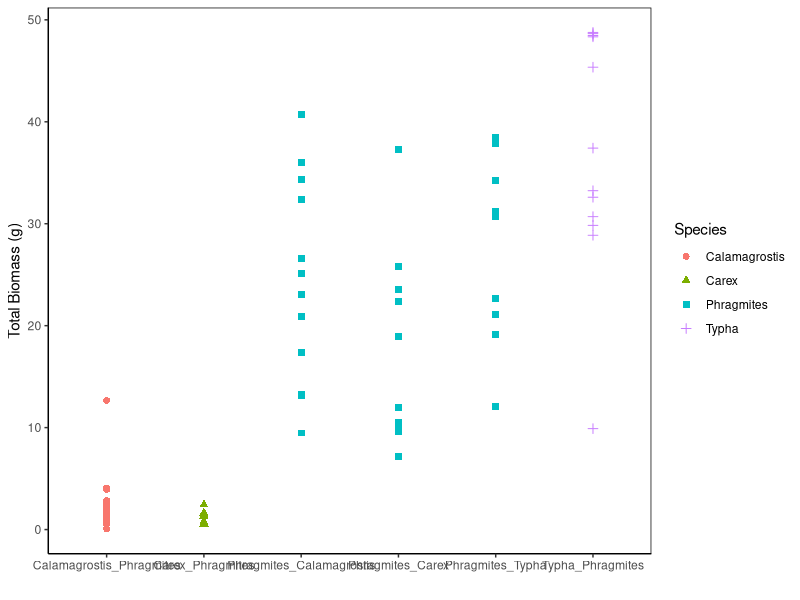
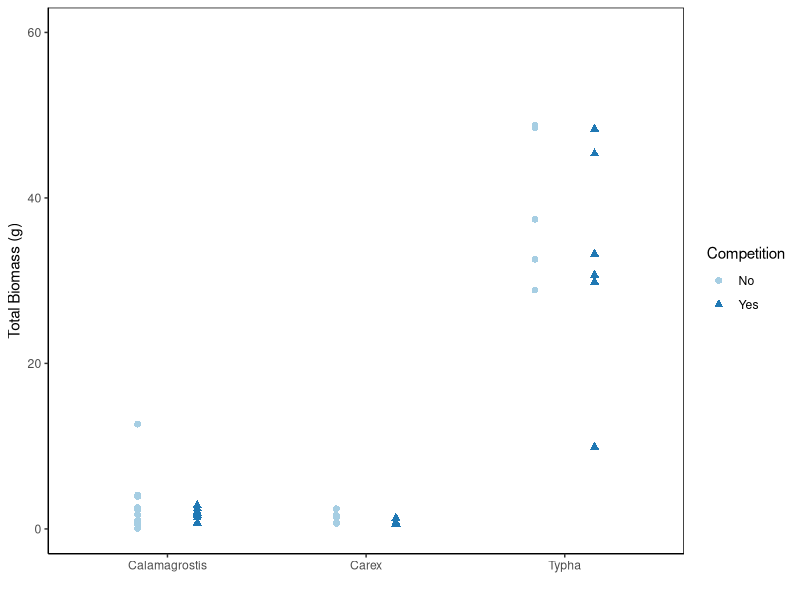
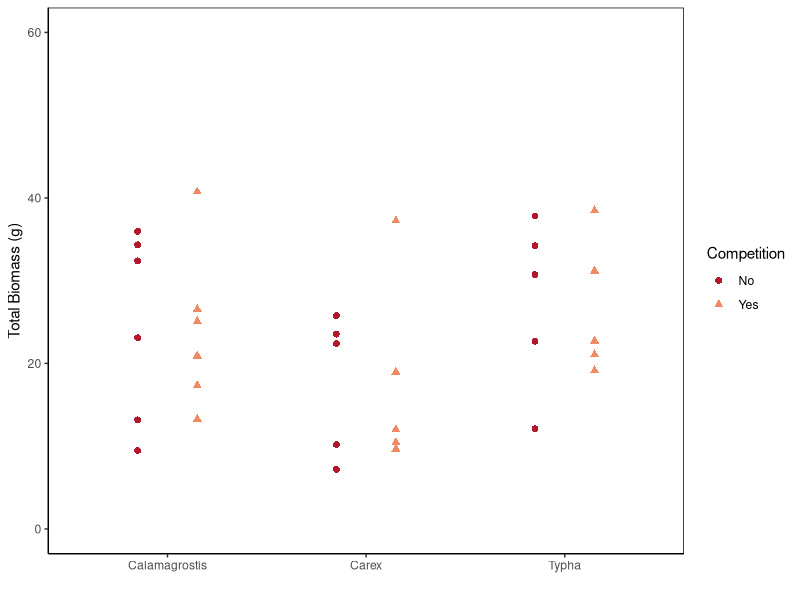
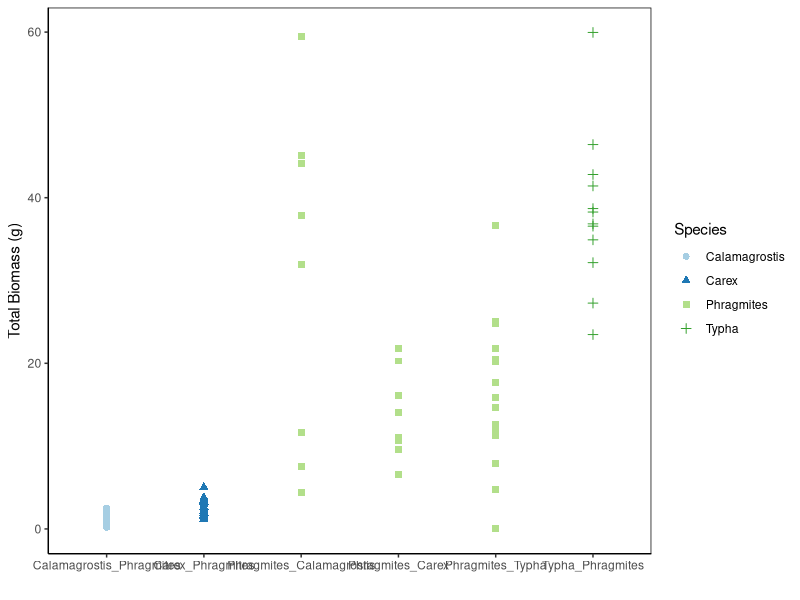
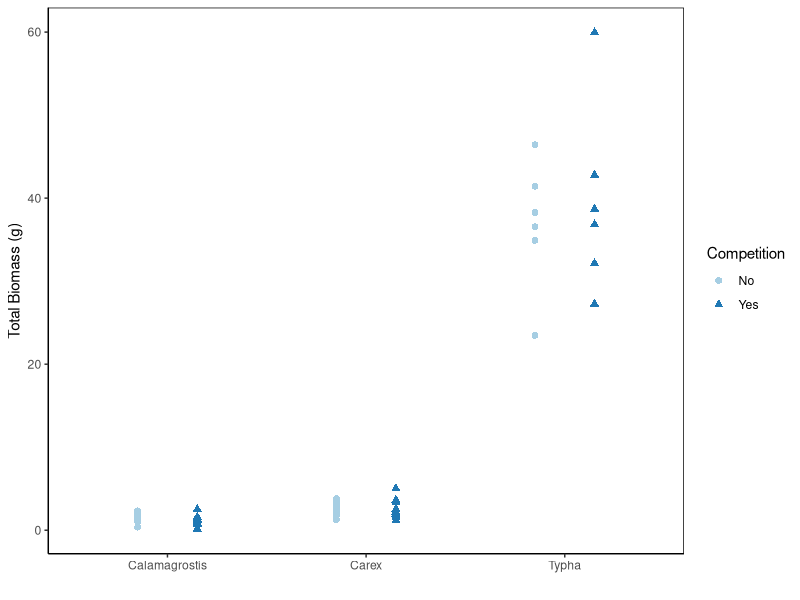
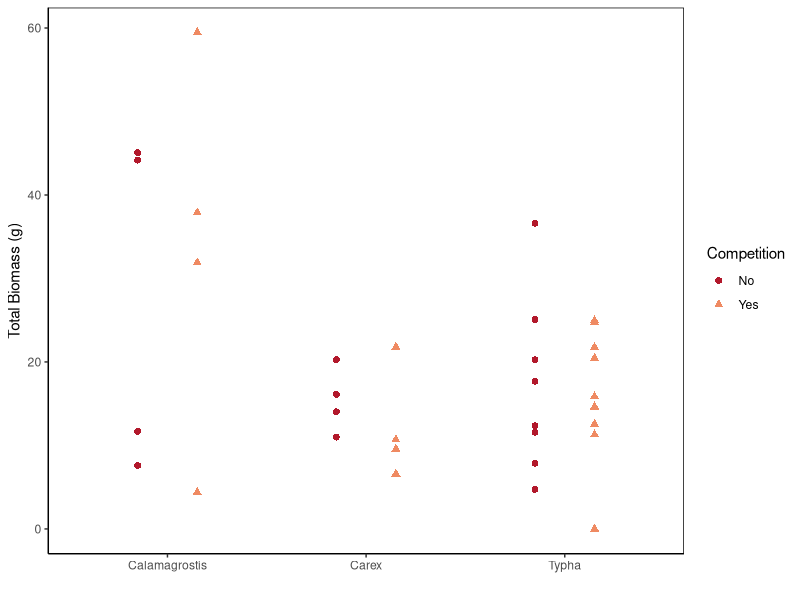
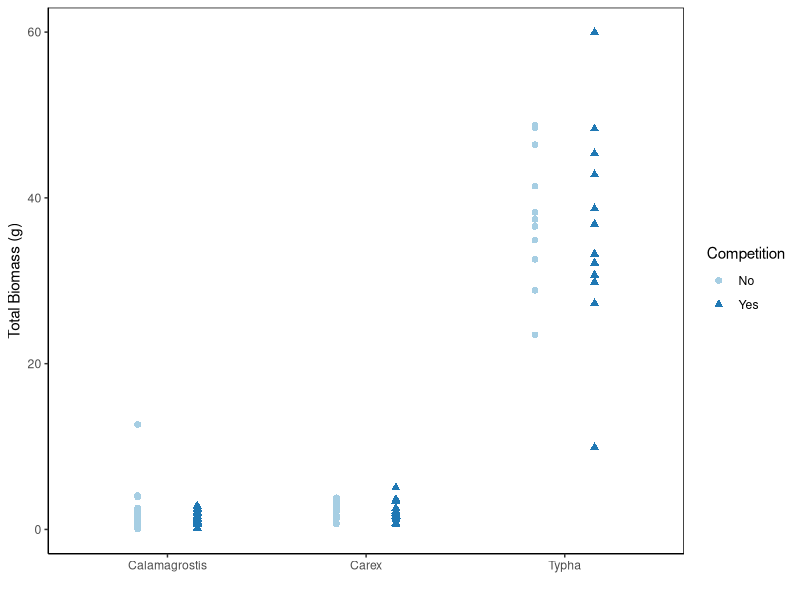
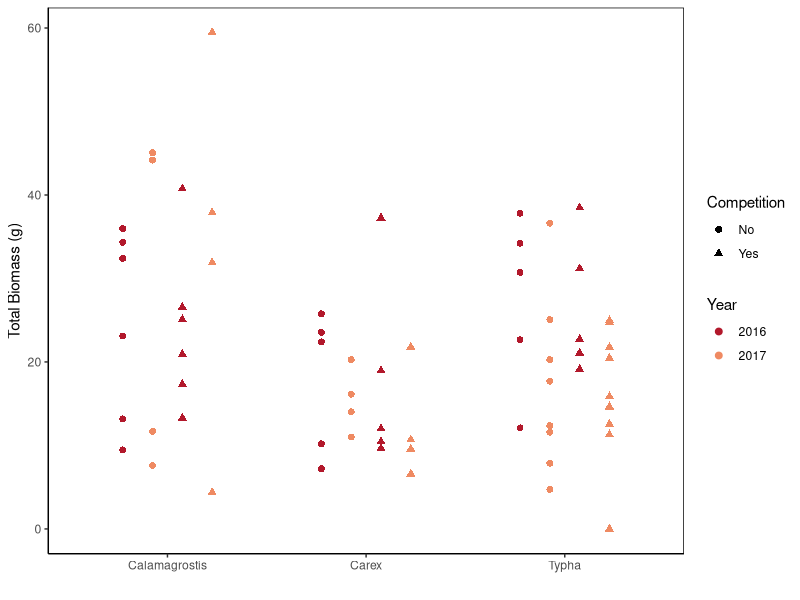

Reproduce these figures in R, in order.

library(tidyverse)
library(ggpubr)

weights16 <- read.csv("Data/weights_2016.csv")
weights16


weights16 <- weights16 %>% 
  unite("spp_n", Species:Neighbour, remove = FALSE)

weights16 <- rename(weights16, Competition = Treatment) # rename "treatment" to competition
weights16 <- rename(weights16, Neighbours = Neighbour)

weights16 %>% group_by(spp_n, Competition) %>% 
  summarise(Total.avg = mean(Total, na.rm = TRUE),
            Total.sd = sd(Total, na.rm = TRUE),
            n = n())

#spp_n                     Competition Total.avg Total.sd     n
#1 Calamagrostis_Phragmites No            2.97     3.67     10
#2 Calamagrostis_Phragmites Yes           1.73     0.856    10
#3 Carex_Phragmites         No            1.38     0.717     5
#4 Carex_Phragmites         Yes           0.764    0.322     5
#5 Phragmites_Calamagrostis No           24.7     11.4       6
#6 Phragmites_Calamagrostis Yes          24.0      9.56      6
#7 Phragmites_Carex         No           17.8      8.48      5
#8 Phragmites_Carex         Yes          17.7     11.5       5
#9 Phragmites_Typha         No           27.5     10.3       5
#10 Phragmites_Typha         Yes          26.5      8.12      5
#11 Typha_Phragmites         No           40.8      9.00      6
#12 Typha_Phragmites         Yes          32.9     13.7       6


weight2016 <- ggplot(weights16, aes(x = spp_n, y = Total, shape = Species, colour = Species)) +
  geom_point(position = position_dodge(0.6), size = 2) +
  theme_classic() +
  theme(panel.border = element_rect(fill = NA)) +
  labs(x = " ",
       y = "Total Biomass (g)") 

weight2016


# only resident species, with or without competition

unique(weights16$Species)

res16 <- weights16 %>% 
  filter(Species %in% c("Carex", "Calamagrostis","Typha"))
  
resident_2016 <- ggplot(res16, aes(x = Species, y = Total, shape = Competition, colour = Competition)) +
  geom_point(position = position_dodge(0.6), size = 2) +
  theme_classic() +
  theme(panel.border = element_rect(fill = NA)) +
  ylim(0, 60) +
  labs(x = " ",
       y = "Total Biomass (g)") +
  scale_colour_manual(values = c("#a6cee3", "#1f78b4"))

resident_2016

# only phragmites and pals

unique(weights16$Neighbour)

phragmites16 <- weights16 %>% 
  filter(Species %in% c("Phragmites"))

phrag_2016 <- ggplot(phragmites16, aes(x = Neighbours, y = Total, shape = Competition, colour = Competition)) +
  geom_point(position = position_dodge(0.6), size = 2) +
  theme_classic() +
  theme(panel.border = element_rect(fill = NA)) +
  ylim(0, 60) +
  labs(x = " ",
       y = "Total Biomass (g)") +
  scale_colour_manual(values = c("#b2182b", "#ef8a62"))

phrag_2016


### 2017 weights ####

weights17 <- read.csv("Data/weights_2017.csv")
weights17


weights17 <- weights17 %>% 
  unite("spp_n", Species:Neighbours, remove = FALSE)



weights17 %>% group_by(spp_n, Competition) %>% 
  summarise(Total.avg = mean(Total, na.rm = TRUE),
            Total.sd = sd(Total, na.rm = TRUE),
            n = n())

#spp_n                    Competition  Total.avg  Total.sd     n

#1 Calamagrostis_Phragmites No               1.64    0.635    12
#2 Calamagrostis_Phragmites Yes              1.24    0.595    12
#3 Carex_Phragmites         No               2.56    0.769    12
#4 Carex_Phragmites         Yes              2.51    1.13     12
#5 Phragmites_Calamagrostis No              27.1    20.3       4
#6 Phragmites_Calamagrostis Yes             33.4    22.7       4
#7 Phragmites_Carex         No              15.4     3.90      4
#8 Phragmites_Carex         Yes             12.2     6.64      4
#9 Phragmites_Typha         No              17.0    10.3      10
#10 Phragmites_Typha         Yes             16.1     7.48     10
#11 Typha_Phragmites         No              36.8     7.71      6
#12 Typha_Phragmites         Yes             39.6    11.3       6


weight2017 <- ggplot(weights17, aes(x = spp_n, y = Total, shape = Species, colour = Species)) +
  geom_point(position = position_dodge(0.6), size = 2) +
  theme_classic() +
  theme(panel.border = element_rect(fill = NA)) +
  labs(x = " ",
       y = "Total Biomass (g)") +
  scale_colour_manual(values = c("#a6cee3", "#1f78b4", "#b2df8a", "#33a02c"))

weight2017

## resident species 

res17 <- weights17 %>% 
  filter(Species %in% c("Carex", "Calamagrostis","Typha"))


resident_2017 <- ggplot(res17, aes(x = Species, y = Total, shape = Competition, colour = Competition)) +
  geom_point(position = position_dodge(0.6), size = 2) +
  theme_classic() +
  theme(panel.border = element_rect(fill = NA)) +
  labs(x = " ",
       y = "Total Biomass (g)") +
  scale_colour_manual(values = c("#a6cee3", "#1f78b4"))

resident_2017

# resident species both years
resident <- ggarrange(resident_2016, resident_2017,
          labels = c("Resident Species in 2016","Resident Species in 2017"),
          hjust = (-0.3),
          common.legend = TRUE,
          legend = "bottom")

# phragmites


phragmites17 <- weights17 %>% 
  filter(Species %in% c("Phragmites"))

phrag_2017 <- ggplot(phragmites17, aes(x = Neighbours, y = Total, shape = Competition, colour = Competition)) +
  geom_point(position = position_dodge(0.6), size = 2) +
  theme_classic() +
  theme(panel.border = element_rect(fill = NA)) +
  labs(x = " ",
       y = "Total Biomass (g)") +
  scale_colour_manual(values = c("#b2182b", "#ef8a62"))

phrag_2017

# phragmites both years
phragmites <- ggarrange(phrag_2016, phrag_2017,
          labels = c("Phragmites with resident competition in 2016","Phragmites with resident competition in 2017"),
          hjust = (-0.2),
          common.legend = TRUE,
          legend = "bottom")

total.biomass.1617 <- ggarrange(resident, phragmites,
          nrow = 2)

ggsave("Figures/Total_Biomass_2016_2017.jpeg", total.biomass.1617)

############## put it together ##########3

bothyears <- rbind(weights16, weights17)
bothyears$Year <- as.factor(bothyears$Year)

## resident species 
unique(bothyears$Species)

res.both <- bothyears %>% 
  filter(Species %in% c("Carex", "Calamagrostis","Typha"))


resident.bothyears <- ggplot(res.both, aes(x = Species, y = Total, shape = Competition, colour = Competition)) +
  geom_point(position = position_dodge(0.6), size = 2) +
  theme_classic() +
  theme(panel.border = element_rect(fill = NA)) +
  labs(x = " ",
       y = "Total Biomass (g)") +
  scale_colour_manual(values = c("#a6cee3", "#1f78b4"))

resident.bothyears


# just phragmites 

phrag.both <- bothyears %>% 
  filter(Species %in% c("Phragmites"))

phrag.bothyears <- ggplot(phrag.both, aes(x = Neighbours, y = Total, shape = Competition, colour = Year)) +
  geom_point(position = position_dodge(0.6), size = 2) +
  theme_classic() +
  theme(panel.border = element_rect(fill = NA)) +
  labs(x = " ",
       y = "Total Biomass (g)") +
  scale_colour_manual(values = c("#b2182b", "#ef8a62"))

phrag.bothyears

ggarrange(resident.bothyears, phrag.bothyears,
          legend = "bottom")
